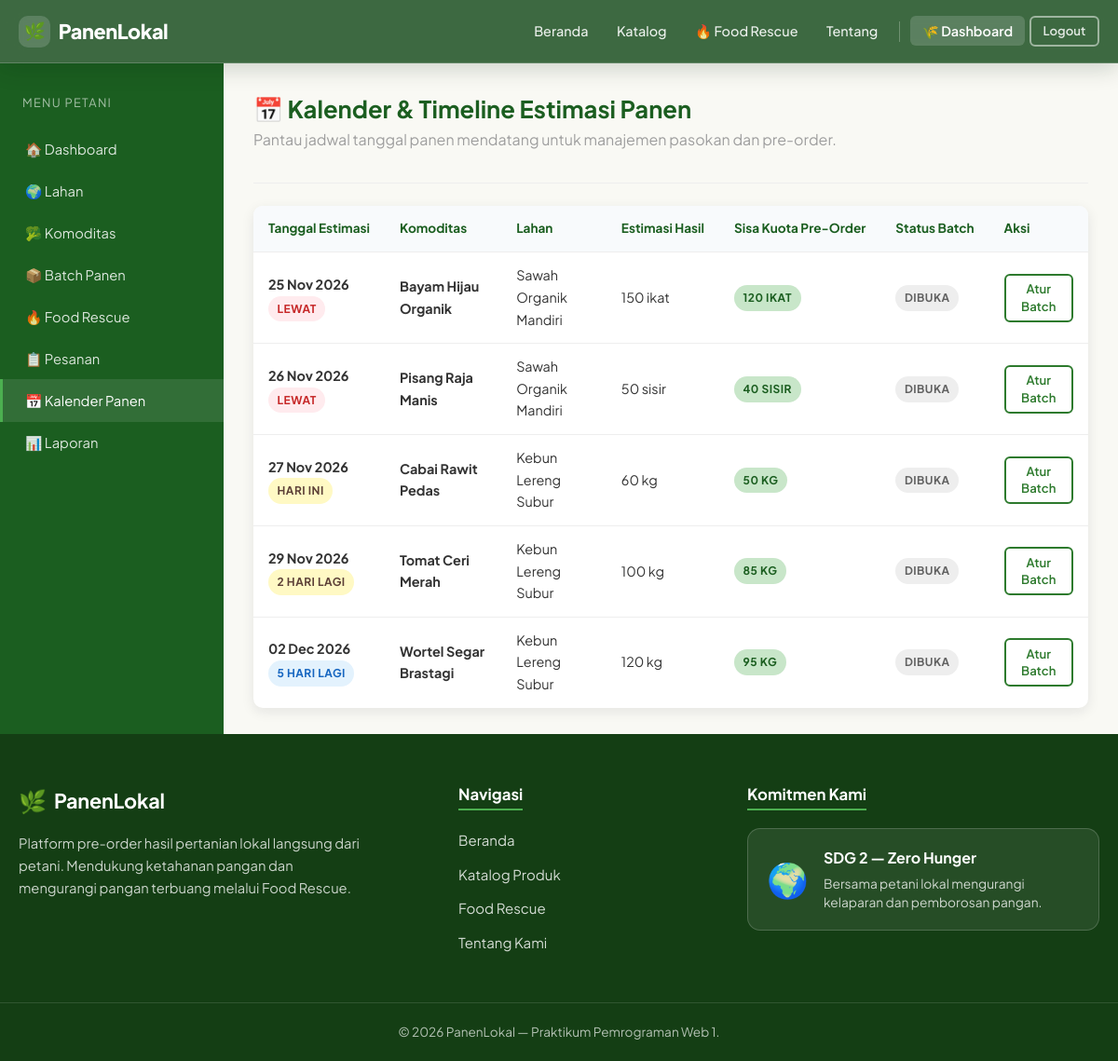
/petani/kalender_panen.php (signed in), run on the app's committed database.
### tables this page shows
CREATE TABLE IF NOT EXISTS harvest_batches (
    id BIGINT UNSIGNED AUTO_INCREMENT PRIMARY KEY,
    commodity_id BIGINT UNSIGNED NOT NULL,
    land_id BIGINT UNSIGNED NULL,
    tanggal_estimasi_panen DATE NOT NULL,
    estimasi_jumlah DECIMAL(10,2) NOT NULL,
    stok_tersedia DECIMAL(10,2) NOT NULL,
    harga_normal DECIMAL(12,2) NOT NULL,
    rescue_aktif TINYINT(1) NOT NULL DEFAULT 0,
    harga_rescue DECIMAL(12,2) NULL,
    batas_rescue DATETIME NULL,
    status_batch ENUM('dibuka','siap_panen','habis','ditutup','dibatalkan') NOT NULL DEFAULT 'dibuka',
    created_at TIMESTAMP NOT NULL DEFAULT CURRENT_TIMESTAMP,
    updated_at TIMESTAMP NOT NULL DEFAULT CURRENT_TIMESTAMP ON UPDATE CURRENT_TIMESTAMP,
    INDEX idx_batches_commodity (commodity_id),
    INDEX idx_batches_land (land_id),
    INDEX idx_batches_status_date (status_batch, tanggal_estimasi_panen),
    INDEX idx_batches_rescue (rescue_aktif, batas_rescue),
    CONSTRAINT fk_batches_commodity FOREIGN KEY (commodity_id) REFERENCES commodities(id) ON UPDATE CASCADE ON DELETE RESTRICT,
    CONSTRAINT fk_batches_land FOREIGN KEY (land_id) REFERENCES lands(id) ON UPDATE CASCADE ON DELETE SET NULL
);

CREATE TABLE IF NOT EXISTS commodities (
    id BIGINT UNSIGNED AUTO_INCREMENT PRIMARY KEY,
    farmer_id BIGINT UNSIGNED NOT NULL,
    nama VARCHAR(120) NOT NULL,
    kategori VARCHAR(60) NOT NULL,
    deskripsi TEXT NULL,
    satuan VARCHAR(20) NOT NULL DEFAULT 'kg',
    gambar VARCHAR(255) NULL,
    status_komoditas ENUM('aktif','nonaktif') NOT NULL DEFAULT 'aktif',
    created_at TIMESTAMP NOT NULL DEFAULT CURRENT_TIMESTAMP,
    updated_at TIMESTAMP NOT NULL DEFAULT CURRENT_TIMESTAMP ON UPDATE CURRENT_TIMESTAMP,
    INDEX idx_commodities_farmer (farmer_id),
    INDEX idx_commodities_status (status_komoditas),
    CONSTRAINT fk_commodities_farmer FOREIGN KEY (farmer_id) REFERENCES farmer_profiles(id) ON UPDATE CASCADE ON DELETE RESTRICT
);

CREATE TABLE IF NOT EXISTS lands (
    id BIGINT UNSIGNED AUTO_INCREMENT PRIMARY KEY,
    farmer_id BIGINT UNSIGNED NOT NULL,
    nama_lahan VARCHAR(120) NOT NULL,
    lokasi TEXT NOT NULL,
    luas_m2 DECIMAL(10,2) NULL,
    keterangan TEXT NULL,
    created_at TIMESTAMP NOT NULL DEFAULT CURRENT_TIMESTAMP,
    INDEX idx_lands_farmer (farmer_id),
    CONSTRAINT fk_lands_farmer FOREIGN KEY (farmer_id) REFERENCES farmer_profiles(id) ON UPDATE CASCADE ON DELETE RESTRICT
);

### includes/functions.php (called while the page is built, shortened)
<?php
function sanitize($str) {
    return htmlspecialchars((string)$str, ENT_QUOTES, 'UTF-8');
}
function format_tanggal($tanggal, $format = 'd M Y') {
    return date($format, strtotime($tanggal));
}
?>

### petani/kalender_panen.php (the view, shortened to what this page needs)
<?php
require_once __DIR__ . '/../config/koneksi.php';
require_once __DIR__ . '/../includes/functions.php';
$stmt = $conn->prepare("SELECT id FROM farmer_profiles WHERE user_id = ?");
$stmt->bind_param("i", $_SESSION['user_id']);
$stmt->execute();
$fp = $stmt->get_result()->fetch_assoc();
$farmer_id = $fp['id'] ?? 0;
$sql = "
    SELECT hb.*, c.nama AS komoditas, c.satuan, l.nama_lahan
    FROM harvest_batches hb
    JOIN commodities c ON c.id = hb.commodity_id
    LEFT JOIN lands l ON l.id = hb.land_id
    WHERE c.farmer_id = ?
    ORDER BY hb.tanggal_estimasi_panen ASC
";
$q = $conn->prepare($sql);
$q->bind_param("i", $farmer_id);
$q->execute();
$panen = $q->get_result();
require_once __DIR__ . '/../includes/header.php';
require_once __DIR__ . '/../includes/navbar.php';
?>
<div class="dashboard-layout">
  <aside class="sidebar">
    <div class="sidebar-title">Menu Petani</div>
    <ul class="sidebar-menu">
      <li><a href="<?= BASE_URL ?>/petani/index.php">🏠 Dashboard</a></li>
      <li><a href="<?= BASE_URL ?>/petani/lahan.php">🌍 Lahan</a></li>
      <li><a href="<?= BASE_URL ?>/petani/komoditas.php">🥦 Komoditas</a></li>
      <li><a href="<?= BASE_URL ?>/petani/batch_panen.php">📦 Batch Panen</a></li>
      <li><a href="<?= BASE_URL ?>/petani/kelola_rescue.php">🔥 Food Rescue</a></li>
      <li><a href="<?= BASE_URL ?>/petani/pesanan.php">📋 Pesanan</a></li>
      <li><a href="<?= BASE_URL ?>/petani/kalender_panen.php" class="active">📅 Kalender Panen</a></li>
      <li><a href="<?= BASE_URL ?>/petani/laporan.php">📊 Laporan</a></li>
    </ul>
  </aside>
  <main class="dashboard-main">
    <div class="dashboard-header">
      <h1>📅 Kalender & Timeline Estimasi Panen</h1>
      <p class="text-muted">Pantau jadwal tanggal panen mendatang untuk manajemen pasokan dan pre-order.</p>
    </div>
    <div class="table-card">
      <table class="petani-table">
        <thead>
          <tr>
            <th>Tanggal Estimasi</th>
            <th>Komoditas</th>
            <th>Lahan</th>
            <th>Estimasi Hasil</th>
            <th>Sisa Kuota Pre-Order</th>
            <th>Status Batch</th>
            <th>Aksi</th>
          </tr>
        </thead>
        <tbody>
        <?php if ($panen->num_rows > 0): ?>
          <?php while ($p = $panen->fetch_assoc()):
              $diff = (strtotime($p['tanggal_estimasi_panen']) - strtotime(date('Y-m-d'))) / 86400;
              $badge_time = $diff < 0 ? 'badge-danger' : ($diff <= 3 ? 'badge-warning' : 'badge-info');
              $label_time = $diff < 0 ? 'Lewat' : ($diff == 0 ? 'Hari ini' : ceil($diff) . ' hari lagi');
          ?>
          <tr>
            <td>
              <strong><?= format_tanggal($p['tanggal_estimasi_panen']) ?></strong><br>
              <span class="badge <?= $badge_time ?>"><?= $label_time ?></span>
            </td>
            <td><strong><?= sanitize($p['komoditas']) ?></strong></td>
            <td><?= sanitize($p['nama_lahan'] ?: '-') ?></td>
            <td><?= (float)$p['estimasi_jumlah'] ?> <?= sanitize($p['satuan']) ?></td>
            <td>
              <span class="badge badge-success"><?= (float)$p['stok_tersedia'] ?> <?= sanitize($p['satuan']) ?></span>
            </td>
            <td>
              <span class="badge badge-secondary"><?= ucfirst($p['status_batch']) ?></span>
            </td>
            <td>
              <a href="<?= BASE_URL ?>/petani/edit_batch.php?id=<?= $p['id'] ?>" class="btn btn-sm btn-outline-primary">Atur Batch</a>
            </td>
          </tr>
          <?php endwhile; ?>
        <?php else: ?>
          <tr><td colspan="7" class="text-center text-muted">Belum ada jadwal panen tercatat.</td></tr>
        <?php endif; ?>
        </tbody>
      </table>
    </div>
  </main>
</div>
<?php require_once __DIR__ . '/../includes/footer.php'; ?>

### assets/css/style.css (style rules this page uses)
*, *::before, *::after { box-sizing: border-box; margin: 0; padding: 0; }
:root { --green-dark: #1b5e20; --green-main: #2d7a2d; --green-mid: #388e3c; --green-light: #4caf50; --green-pale: #c8e6c9; --green-bg: #f1f8f1; --orange: #f57c00; --orange-light: #ffe0b2; --red: #c62828; --red-light: #ffebee; --blue: #1565c0; --blue-light: #e3f2fd; --yellow: #f9a825; --yellow-light: #fff9c4; --cream: #f9f9f4; --white: #ffffff; --gray-100: #f5f5f5; --gray-200: #eeeeee; --gray-300: #e0e0e0; --gray-500: #9e9e9e; --gray-700: #616161; --gray-900: #212121; --text: #333333; --border-light: rgba(0, 0, 0, .07); --shadow-sm: 0 2px 8px rgba(17, 24, 39, .06); --shadow: 0 4px 14px rgba(17, 24, 39, .09); --shadow-lg: 0 12px 28px rgba(17, 24, 39, .14); --radius: 10px; --radius-lg: 14px; --radius-sm: 6px; --transition: .25s ease; }
html { font-size: 16px; scroll-behavior: smooth; }
body { font-family: 'Plus Jakarta Sans', 'Segoe UI', system-ui, -apple-system, sans-serif; color: var(--text); background: var(--cream); line-height: 1.65; min-height: 100vh; margin: 0; display: flex; flex-direction: column; overflow-x: clip; }
a { color: var(--green-main); text-decoration: none; transition: color var(--transition); }
h1, h2, h3, h4, h5, h6 { font-weight: 700; line-height: 1.3; color: var(--gray-900); margin-bottom: .5rem; }
h1 { font-size: 2.2rem; }
p { margin-bottom: 1rem; }
ul, ol { padding-left: 1.5rem; }
.btn { display: inline-block; font-family: inherit; padding: .55rem 1.2rem; border-radius: var(--radius-sm); font-size: .9rem; font-weight: 600; cursor: pointer; border: 2px solid transparent; transition: all var(--transition); text-align: center; text-decoration: none !important; line-height: 1.4; }
.btn-sm { padding: .35rem .8rem; font-size: .82rem; }
.btn-outline-primary { background: transparent; color: var(--white); border-color: rgba(255, 255, 255, .8); }
.btn-outline-primary { background: transparent; color: var(--green-main); border-color: var(--green-main); }
.badge { display: inline-block; padding: .25rem .6rem; border-radius: 20px; font-size: .75rem; font-weight: 700; text-transform: uppercase; letter-spacing: .04em; }
.badge-success { background: var(--green-pale); color: var(--green-dark); }
.badge-warning { background: var(--yellow-light); color: #5d4037; }
.badge-danger { background: var(--red-light); color: var(--red); }
.badge-info { background: var(--blue-light); color: var(--blue); }
.badge-secondary { background: var(--gray-200); color: var(--gray-700); }
table, .data-table { width: 100%; border-collapse: collapse; font-size: .9rem; }
thead th { background: var(--green-main); color: var(--white); padding: .75rem 1rem; text-align: left; white-space: nowrap; }
tbody td { padding: .65rem 1rem; border-bottom: 1px solid var(--gray-200); vertical-align: middle; }
tbody tr:last-child td { border-bottom: none; }
.table-card { background: var(--white); border-radius: var(--radius); box-shadow: var(--shadow); overflow-x: auto; overflow-y: hidden; -webkit-overflow-scrolling: touch; }
.admin-dashboard-table thead th, .petani-table thead th { background: #f8fafc; color: var(--green-dark); font-weight: 700; font-size: .85rem; border-bottom: 1.5px solid var(--gray-200); padding: .85rem 1rem; }
.admin-dashboard-table tbody td, .petani-table tbody td { padding: .8rem 1rem; }
.dashboard-layout { display: flex; flex: 1 0 auto; align-items: stretch; }
.sidebar { width: 240px; flex-shrink: 0; background: var(--green-dark); color: var(--white); padding: 1.5rem 0; align-self: stretch; }
.sidebar-title { padding: .5rem 1.5rem 1rem; font-size: .8rem; text-transform: uppercase; letter-spacing: .1em; opacity: .6; }
.sidebar-menu { list-style: none; padding: 0; margin: 0; }
.sidebar-menu li a { display: block; padding: .65rem 1.5rem; color: rgba(255, 255, 255, .85); transition: background var(--transition); font-size: .92rem; text-decoration: none !important; border-left: 3px solid transparent; }
.sidebar-menu li a:hover, .sidebar-menu li a.active { background: rgba(255, 255, 255, .1); color: var(--white); border-left-color: var(--green-light); }
.dashboard-main { flex: 1; padding: 2rem 2rem 1.75rem; min-width: 0; }
.dashboard-main > *:last-child { margin-bottom: 0; }
.dashboard-header { margin-bottom: 1.5rem; padding-bottom: 1rem; border-bottom: 1px solid var(--gray-200); }
.dashboard-header h1, .page-title { font-size: 1.6rem; color: var(--green-dark); margin-bottom: .25rem; }
.text-muted { color: var(--gray-500); }

### data on the page
harvest_batches: tanggal_estimasi_panen "25 Nov 2026", tanggal_estimasi_panen "LEWAT", commodity.nama "Bayam Hijau Organik", land.nama_lahan "Sawah Organik Mandiri", estimasi_jumlah "150", commodity.satuan "ikat", stok_tersedia "120", commodity.satuan "IKAT", status_batch "DIBUKA"
harvest_batches: tanggal_estimasi_panen "26 Nov 2026", tanggal_estimasi_panen "LEWAT", commodity.nama "Pisang Raja Manis", land.nama_lahan "Sawah Organik Mandiri", estimasi_jumlah "50", commodity.satuan "sisir", stok_tersedia "40", commodity.satuan "SISIR", status_batch "DIBUKA"
harvest_batches: tanggal_estimasi_panen "27 Nov 2026", tanggal_estimasi_panen "HARI INI", commodity.nama "Cabai Rawit Pedas", land.nama_lahan "Kebun Lereng Subur", estimasi_jumlah "60", commodity.satuan "kg", stok_tersedia "50", commodity.satuan "KG", status_batch "DIBUKA"
harvest_batches: tanggal_estimasi_panen "29 Nov 2026", tanggal_estimasi_panen "2 HARI LAGI", commodity.nama "Tomat Ceri Merah", land.nama_lahan "Kebun Lereng Subur", estimasi_jumlah "100", commodity.satuan "kg", stok_tersedia "85", commodity.satuan "KG", status_batch "DIBUKA"
harvest_batches: tanggal_estimasi_panen "02 Dec 2026", tanggal_estimasi_panen "5 HARI LAGI", commodity.nama "Wortel Segar Brastagi", land.nama_lahan "Kebun Lereng Subur", estimasi_jumlah "120", commodity.satuan "kg", stok_tersedia "95", commodity.satuan "KG", status_batch "DIBUKA"
